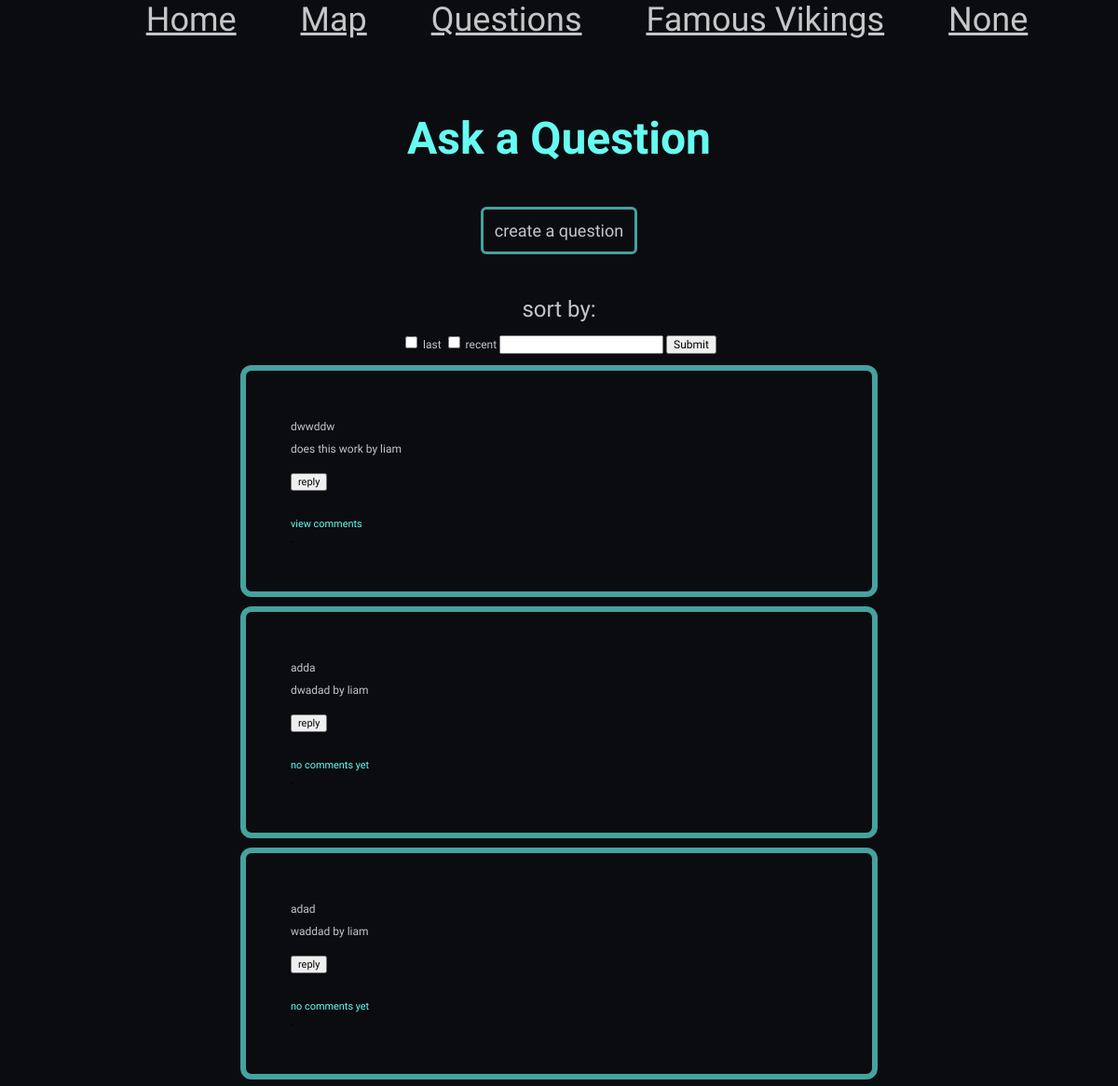
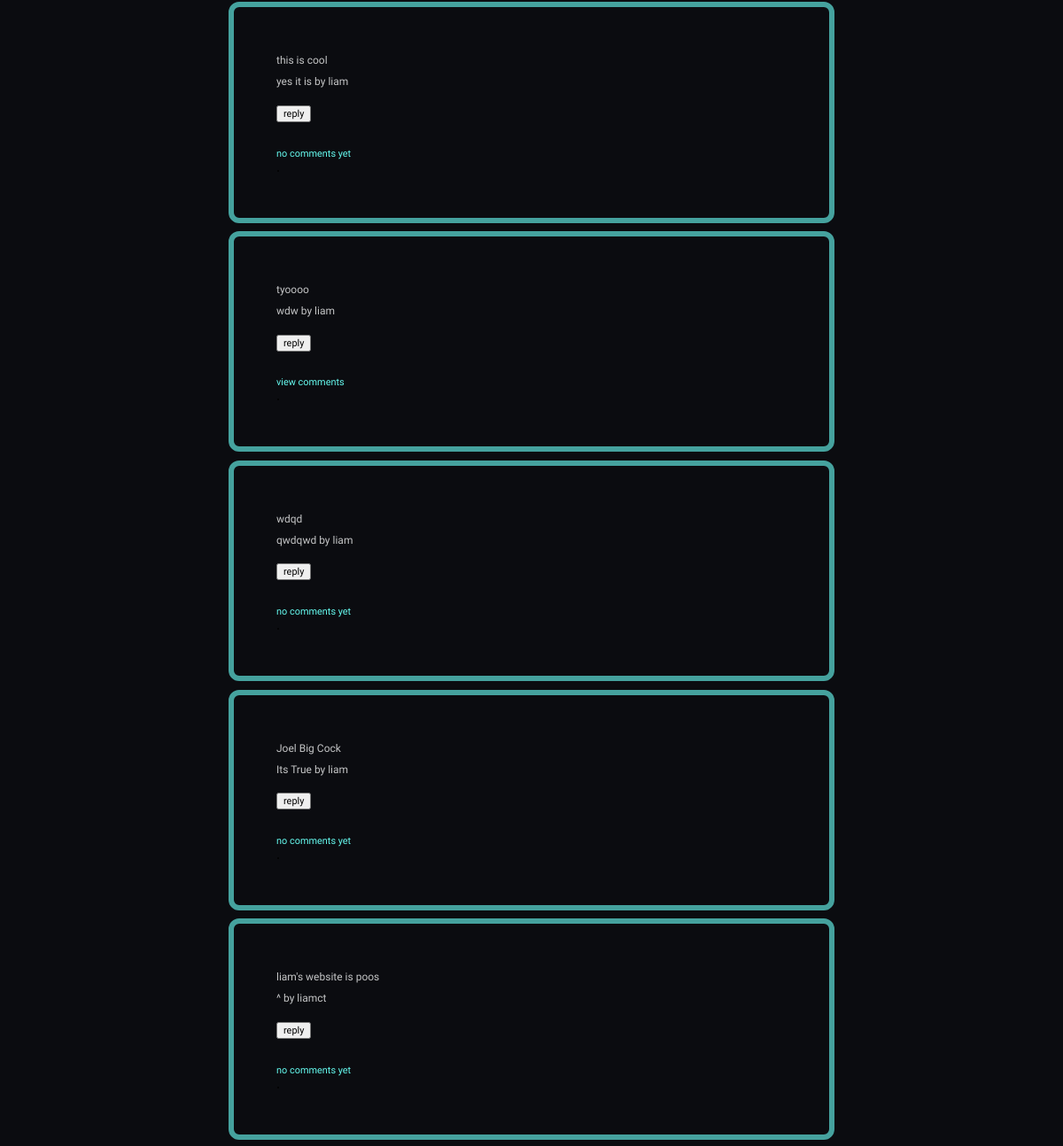
/question (upper part), run on an earlier commit of the app's database (2 pictures, top to bottom).
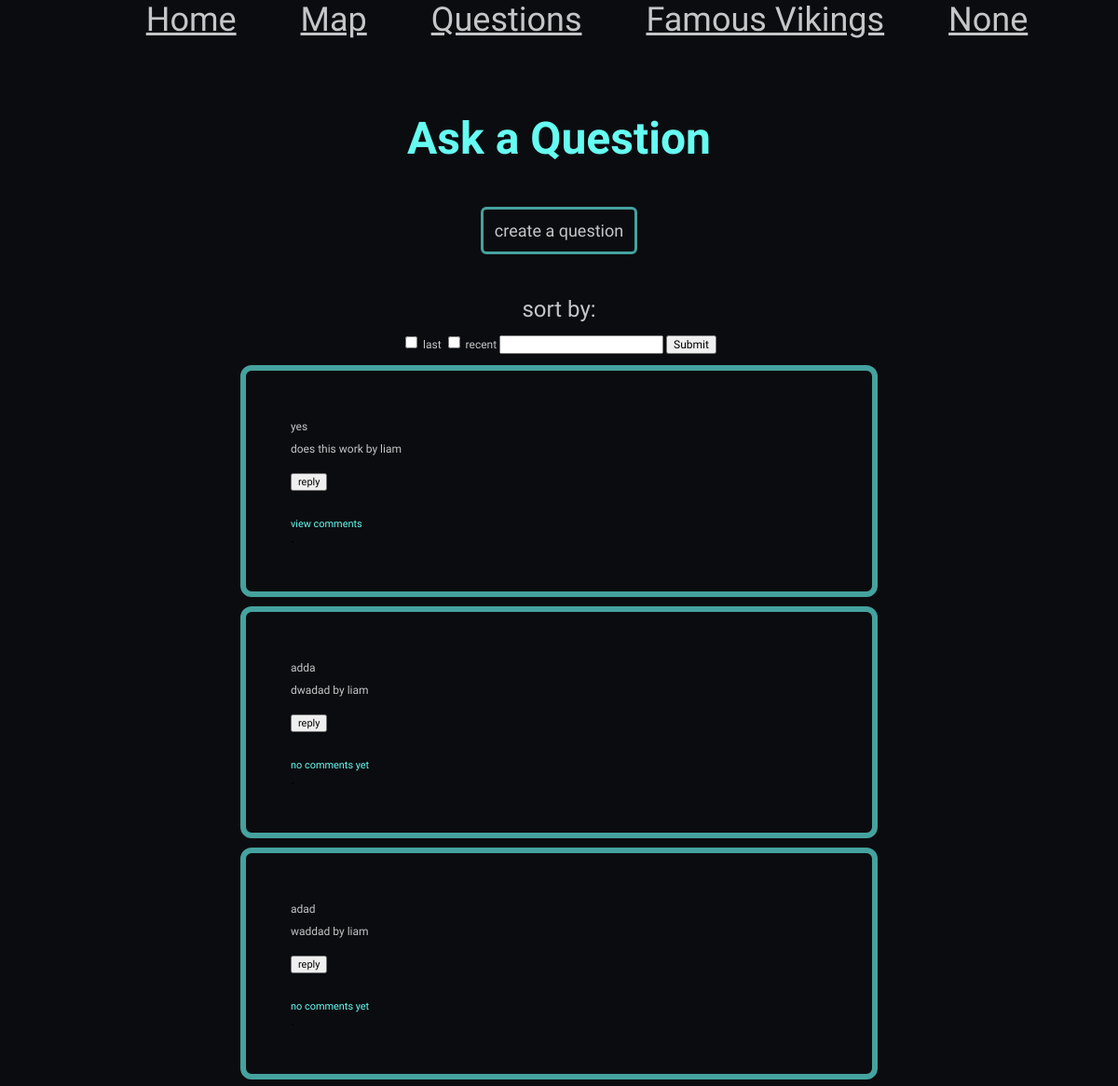
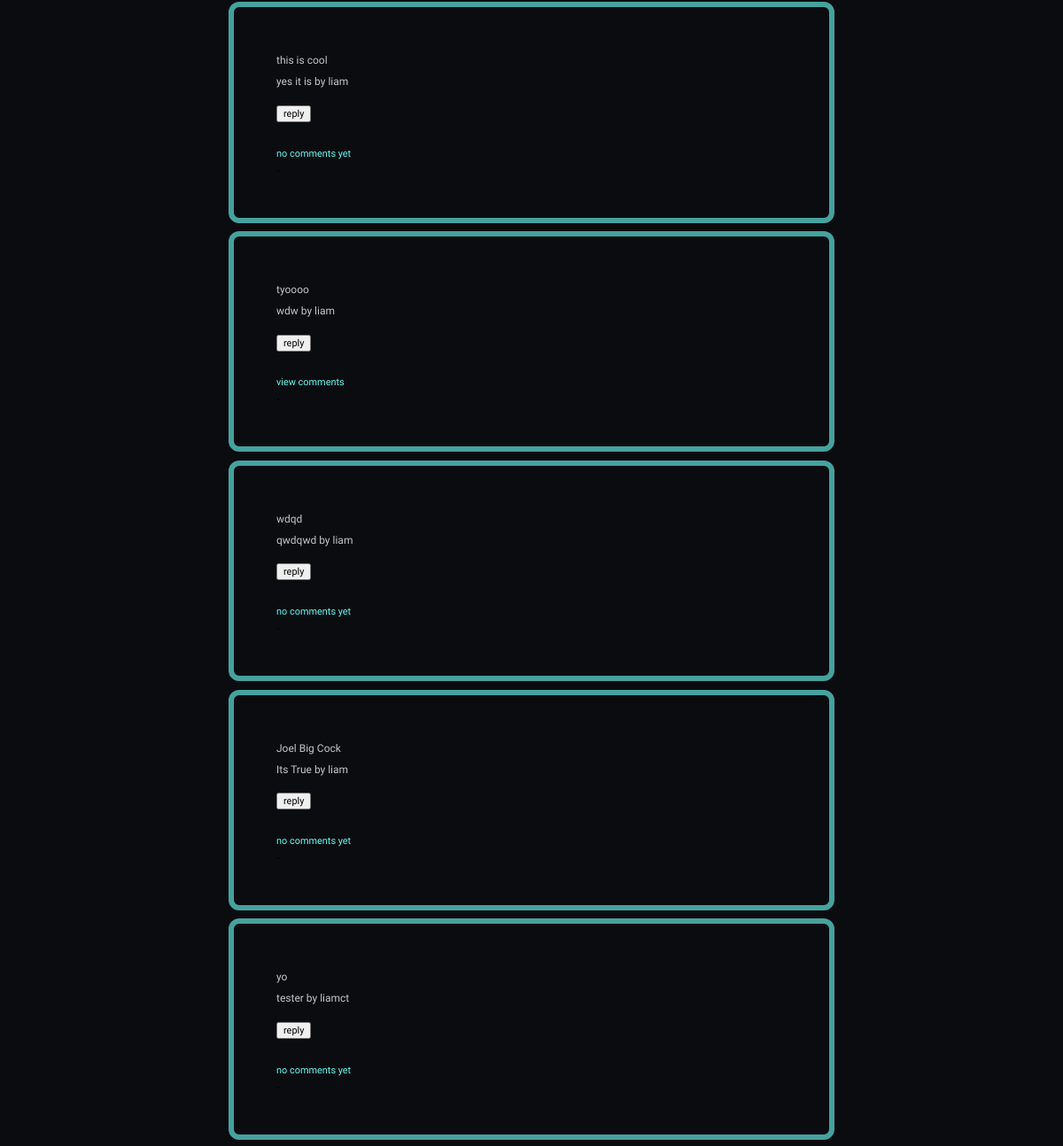
And on a later commit of the database (2 pictures, top to bottom).
### models.py (models this page shows)
class Question(db.Model):
    __tablename__ = "Question"
    id = db.Column(db.Integer, primary_key=True, autoincrement=True)
    user = db.Column(db.Integer, db.ForeignKey('User.id'), nullable = False)
    question = db.Column(db.String(225), unique=True)
    title = db.Column(db.String(225), unique=True)
    comments = db.relationship('Comment', back_populates='question')
    users = db.relationship('User')

class User(db.Model):
    __tablename__ = "User"
    id = db.Column(db.Integer, primary_key=True, autoincrement=True)
    name = db.Column(db.String(225), unique=True)
    salt = db.Column(db.String(225))
    key = db.Column(db.String(225))
    email = db.Column(db.String())

### main.py (the view, shortened to what this page needs)
@app.route('/question', methods=['POST', 'GET'])
def question():
    current_user = session.get('name')
    form = Comment_Form()
    if request.method=='GET':
        questions = models.Question.query.all()
        return render_template('question.html', form=form, title="Question", user = current_user\
        , questions = questions)

### forms.py
class Comment_Form(FlaskForm):
  comment = TextField('comment', validators=[DataRequired()])

### templates/question.html (shortened to what this page needs)
{% extends 'layout.html' %}
{% block content %}
<div class = "question_title">
  <h1> Ask a Question </h1>
</div>
<div class = "form_create">
  <a href="/question/create"> create a question </a>
</div>
<div class = "question_options">
  <p> sort by:</p>
  <form method="POST">
    <input type="checkbox" name = "last">
    <label for="last">last</label>
    <input type="checkbox" name = "recent">
    <label for="recent">recent</label>
    <input type="input"name="search">
    <input type="submit">
  </form>
</div>
<div class = "wrapper_question">
  <div class = "writing_box">
    {% for question in questions %}
    <div class = "question_box">
      <div class = "splitter">
        <p>{{ question.title }} </p>
        <p>{{ question.question }} by {{question.users.name}}</p>
        <button id= "reply_btn">reply</button>
      </div>
      <div class = "splitter_2">
        {% if not question.comments %}
          <button id = "view_comments">no comments yet</button>
        {%else%}
          <button id = "view_comments">view comments</button>
        {%endif%}
      </div>
    <div> .</div>
    </div>
    {% endfor %}
  </div>
</div>
{% endblock %}

What changed in the data, as far as the page shows it:
changed Question "does this work": title "dwwddw" → "yes"
changed Question "liamct": title "liam's website is poos" → "yo"; question "^" → "tester"
